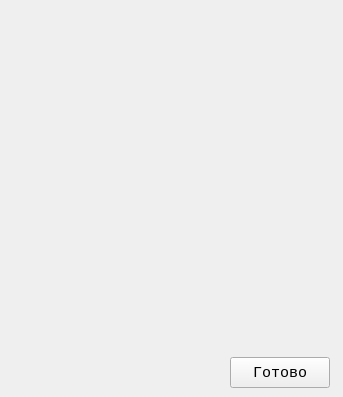
<?xml version="1.0" encoding="UTF-8"?>
<ui version="4.0">
 <class>necessary_test</class>
 <widget class="QWidget" name="necessary_test">
  <property name="geometry">
   <rect>
    <x>0</x>
    <y>0</y>
    <width>343</width>
    <height>397</height>
   </rect>
  </property>
  <property name="windowTitle">
   <string>Form</string>
  </property>
  <widget class="QScrollArea" name="scrollArea">
   <property name="geometry">
    <rect>
     <x>0</x>
     <y>10</y>
     <width>341</width>
     <height>341</height>
    </rect>
   </property>
   <property name="frameShape">
    <enum>QFrame::NoFrame</enum>
   </property>
   <property name="widgetResizable">
    <bool>true</bool>
   </property>
   <widget class="QWidget" name="scrollAreaWidgetContents">
    <property name="geometry">
     <rect>
      <x>0</x>
      <y>0</y>
      <width>341</width>
      <height>341</height>
     </rect>
    </property>
    <widget class="QWidget" name="formLayoutWidget">
     <property name="geometry">
      <rect>
       <x>0</x>
       <y>0</y>
       <width>341</width>
       <height>341</height>
      </rect>
     </property>
     <layout class="QFormLayout" name="formLayout">
      <property name="leftMargin">
       <number>119</number>
      </property>
      <property name="topMargin">
       <number>15</number>
      </property>
     </layout>
    </widget>
   </widget>
  </widget>
  <widget class="QPushButton" name="done">
   <property name="geometry">
    <rect>
     <x>230</x>
     <y>357</y>
     <width>100</width>
     <height>31</height>
    </rect>
   </property>
   <property name="font">
    <font>
     <family>Consolas</family>
     <pointsize>11</pointsize>
    </font>
   </property>
   <property name="text">
    <string>Готово</string>
   </property>
  </widget>
 </widget>
 <resources/>
 <connections/>
</ui>
